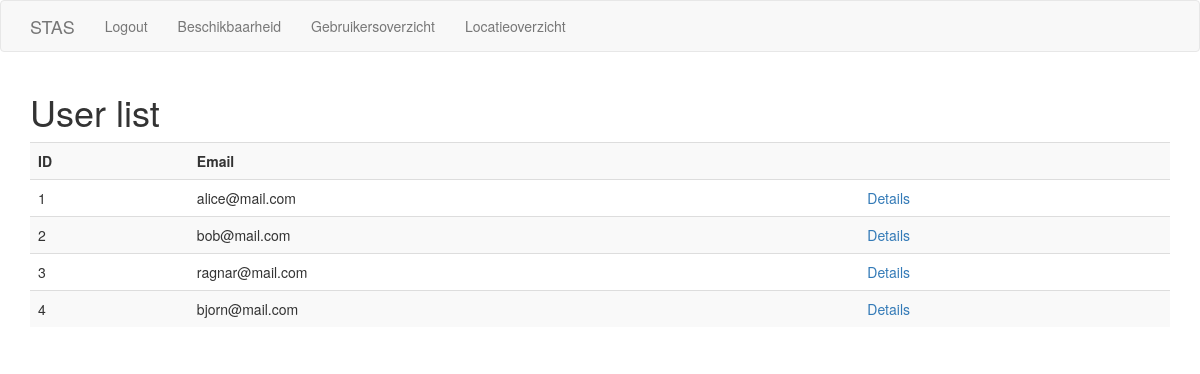
The app's page /availability/user_list (signed in), older data.
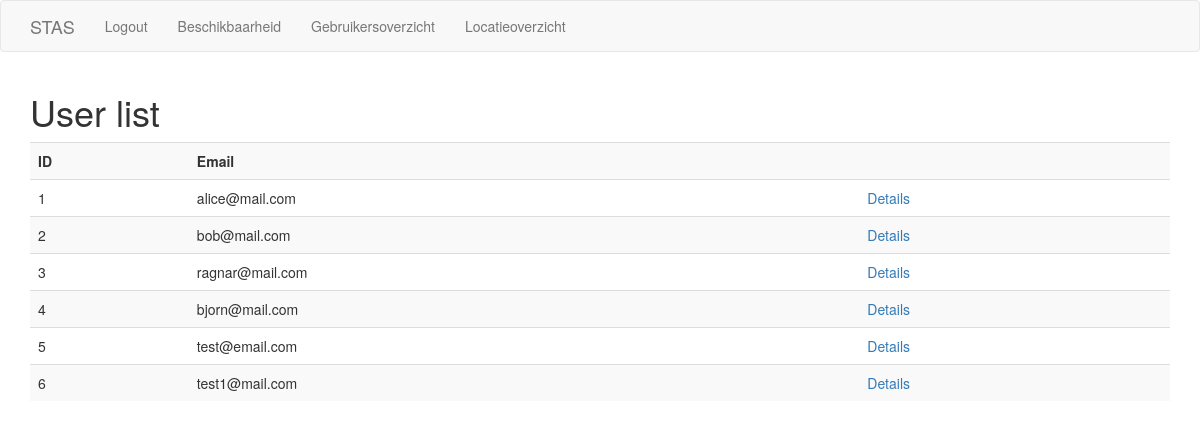
The same page, newer data.
### app/models.py (models this page shows, shortened)
class User(UserMixin, db.Model):
    id = db.Column(db.Integer, primary_key=True)
    email = db.Column(db.String(128), index=True, unique=True)
    password_hash = db.Column(db.String(128))
    role = db.Column(db.String(128), index=True)
    checkins = db.relationship('Checkin', backref='User', lazy='dynamic')

### app/availability/routes.py (the view)
@bp.route('/availability/user_list', methods=['GET'])
@login_required
def user_list():
    users = User.query.all()
    return render_template(
        'availability/user_list.html', title='User list', users=users)

### app/models.py (called while the page is built)
@login_manager.user_loader
def load_user(id):
    return User.query.get(int(id))

### app/templates/availability/user_list.html
{% extends "base.html" %}
{% block app_content %}
<div id="overview">
    <table id="users" class="table table-striped">
        <tr id="header-row">
            <th>ID</th>
            <th>{{ 'Email' }}</th>
            <th></th>
        </tr>
        {% for user in users %}
            <tr id="row">
                <td>{{ user.id }}</td>
                <td>{{ user.email }}</td>
                <td><a href="{{ url_for('availability.user_availability', user_id=user.id) }}">{{ 'Details' }}</a></td>
            </tr>
        {% endfor %}
    </table>
</div>
{% endblock %}

Row changes from the older to the newer data that the page shows:
added User: id "5", email "test@email.com", value "Details"
added User: id "6", email "test1@mail.com", value "Details"
